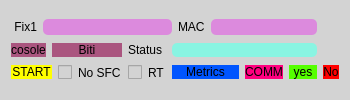
            <widget class="QFrame" name="fix_mp_5">
             <property name="styleSheet">
              <string notr="true">border-radius:5px;
background-color: rgb(211, 211, 211);</string>
             </property>
             <property name="frameShape">
              <enum>QFrame::StyledPanel</enum>
             </property>
             <property name="frameShadow">
              <enum>QFrame::Raised</enum>
             </property>
             <layout class="QGridLayout" name="gridLayout_16">
              <property name="horizontalSpacing">
               <number>6</number>
              </property>
              <property name="verticalSpacing">
               <number>0</number>
              </property>
              <item row="0" column="0">
               <widget class="QLabel" name="label_28">
                <property name="styleSheet">
                 <string notr="true">background-color: rgba(255, 222, 222, 0);
color: rgb(0, 0, 0);</string>
                </property>
                <property name="text">
                 <string> Fix1</string>
                </property>
               </widget>
              </item>
              <item row="0" column="1" colspan="5">
               <widget class="QLineEdit" name="msn1_11">
                <property name="styleSheet">
                 <string notr="true">background-color: rgb(220, 138, 221);</string>
                </property>
               </widget>
              </item>
              <item row="0" column="6">
               <widget class="QLabel" name="mc_tpm_11">
                <property name="styleSheet">
                 <string notr="true">color: rgb(0, 0, 0);background-color: rgba(255, 222, 222, 0);</string>
                </property>
                <property name="text">
                 <string>MAC</string>
                </property>
               </widget>
              </item>
              <item row="0" column="7" colspan="3">
               <widget class="QLineEdit" name="mc1_11">
                <property name="styleSheet">
                 <string notr="true">background-color: rgb(220, 138, 221);</string>
                </property>
               </widget>
              </item>
              <item row="1" column="0" colspan="2">
               <widget class="QPushButton" name="mp_console_5">
                <property name="styleSheet">
                 <string notr="true">QPushButton{
	color: rgb(0, 0, 0);
	background-color: rgb(170, 85, 127);
border-radius:10px;
}
QPushButton:hover{
		color: rgb(0, 0, 0);
border-radius:10px;
	background-color: qconicalgradient(cx:0.5, cy:0.5, angle:0, stop:0 rgba(255, 0, 0, 255), stop:0.166 rgba(255, 255, 0, 255), stop:0.333 rgba(0, 255, 0, 255), stop:0.5 rgba(0, 255, 255, 255), stop:0.666 rgba(0, 0, 255, 255), stop:0.833 rgba(255, 0, 255, 255), stop:1 rgba(255, 0, 0, 255));
}
</string>
                </property>
                <property name="text">
                 <string>cosole</string>
                </property>
               </widget>
              </item>
              <item row="1" column="2" colspan="2">
               <widget class="QPushButton" name="mp_biti_5">
                <property name="styleSheet">
                 <string notr="true">QPushButton{
	color: rgb(0, 0, 0);
	background-color: rgb(170, 85, 127);
border-radius:10px;
}
QPushButton:hover{
		color: rgb(0, 0, 0);
border-radius:10px;
	background-color: qconicalgradient(cx:0.5, cy:0.5, angle:0, stop:0 rgba(255, 0, 0, 255), stop:0.166 rgba(255, 255, 0, 255), stop:0.333 rgba(0, 255, 0, 255), stop:0.5 rgba(0, 255, 255, 255), stop:0.666 rgba(0, 0, 255, 255), stop:0.833 rgba(255, 0, 255, 255), stop:1 rgba(255, 0, 0, 255));
}
</string>
                </property>
                <property name="text">
                 <string>Biti</string>
                </property>
               </widget>
              </item>
              <item row="1" column="4">
               <widget class="QLabel" name="mc_tpm_31">
                <property name="styleSheet">
                 <string notr="true">color: rgb(0, 0, 0);background-color: rgba(255, 222, 222, 0);</string>
                </property>
                <property name="text">
                 <string>Status</string>
                </property>
               </widget>
              </item>
              <item row="1" column="5" colspan="5">
               <widget class="QLabel" name="status_mpmb_11">
                <property name="styleSheet">
                 <string notr="true">background-color: rgba(111, 255, 231, 190);</string>
                </property>
                <property name="text">
                 <string/>
                </property>
               </widget>
              </item>
              <item row="2" column="0" colspan="11">
               <layout class="QVBoxLayout" name="mpcon_11"/>
              </item>
              <item row="3" column="0" colspan="3">
               <widget class="QPushButton" name="mp_start_11">
                <property name="styleSheet">
                 <string notr="true">QPushButton{
	color: rgb(0, 0, 0);
	background-color: rgb(255, 255, 0);
border-radius:10px;
}
QPushButton:hover{
		color: rgb(0, 0, 0);
border-radius:10px;
	background-color: qconicalgradient(cx:0.5, cy:0.5, angle:0, stop:0 rgba(255, 0, 0, 255), stop:0.166 rgba(255, 255, 0, 255), stop:0.333 rgba(0, 255, 0, 255), stop:0.5 rgba(0, 255, 255, 255), stop:0.666 rgba(0, 0, 255, 255), stop:0.833 rgba(255, 0, 255, 255), stop:1 rgba(255, 0, 0, 255));
}
</string>
                </property>
                <property name="text">
                 <string>START</string>
                </property>
               </widget>
              </item>
              <item row="3" column="3">
               <widget class="QCheckBox" name="cb_no_sfc_11">
                <property name="styleSheet">
                 <string notr="true">color: rgb(0, 0, 0);</string>
                </property>
                <property name="text">
                 <string>No SFC</string>
                </property>
               </widget>
              </item>
              <item row="3" column="4">
               <widget class="QCheckBox" name="cb_rt_11">
                <property name="styleSheet">
                 <string notr="true">color: rgb(0, 0, 0);</string>
                </property>
                <property name="text">
                 <string>RT</string>
                </property>
               </widget>
              </item>
              <item row="3" column="5" colspan="3">
               <widget class="QPushButton" name="mp_mentrics_11">
                <property name="styleSheet">
                 <string notr="true">QPushButton{
	
	background-color: rgb(0, 85, 255);

border-radius:10px;
}
QPushButton:hover{
	
	
	background-color: rgb(85, 170, 255);
border-radius:10px;
}
</string>
                </property>
                <property name="text">
                 <string>Metrics</string>
                </property>
               </widget>
              </item>
              <item row="3" column="8">
               <widget class="QPushButton" name="mp_comm_11">
                <property name="styleSheet">
                 <string notr="true">QPushButton{
	background-color: rgb(255, 0, 127);
border-radius:10px;
}
QPushButton:hover{
	
border-radius:10px;
	background-color: rgb(255, 85, 255);
}
</string>
                </property>
                <property name="text">
                 <string>COMM</string>
                </property>
               </widget>
              </item>
              <item row="3" column="9">
               <widget class="QPushButton" name="bt_yes_11">
                <property name="styleSheet">
                 <string notr="true">QPushButton{
	background-color: rgb(85, 255, 0);

border-radius:10px;
}
QPushButton:hover{
	
	background-color: rgb(85, 255, 127);
border-radius:10px;
}
</string>
                </property>
                <property name="text">
                 <string>yes</string>
                </property>
               </widget>
              </item>
              <item row="3" column="10">
               <widget class="QPushButton" name="bt_no_11">
                <property name="styleSheet">
                 <string notr="true">QPushButton{
	background-color: rgb(255, 0, 0);
border-radius:10px;
}
QPushButton:hover{
	background-color: rgb(170, 0, 0);
border-radius:10px;
}
</string>
                </property>
                <property name="text">
                 <string>No</string>
                </property>
               </widget>
              </item>
             </layout>
            </widget>
